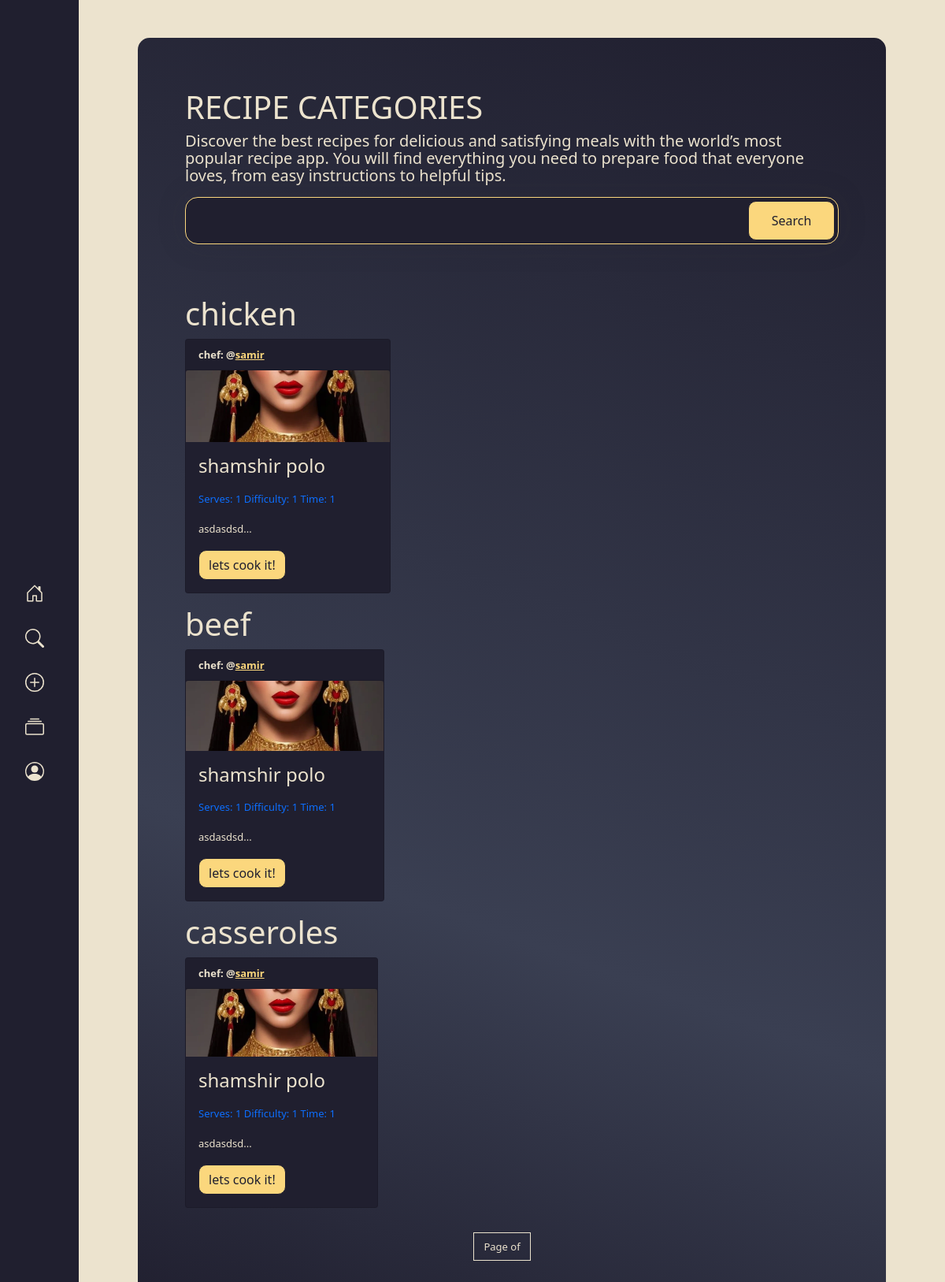
Screenshot of /cats/19/ with the database file from the repository.
### recipes/models.py (models this page shows, shortened)
class RecipeCats(models.Model):
    name = models.CharField(max_length=255)
    desc=models.TextField(null=True)
    image = ResizedImageField(size=[430, 290], quality=80,force_format='WebP',crop=['middle', 'center'], upload_to='cats_images/',default="/cats/default.jpg",blank=True, null=True)
    parent_categories = models.ForeignKey(ParentCats,on_delete=models.CASCADE)
    class Meta:
        verbose_name_plural = 'recipe categories'

class Recipe(models.Model):
    author = models.ForeignKey(User, on_delete=models.CASCADE,default=1)
    chef=models.CharField(max_length=100,default="common",help_text="recipe's chef name (e.g. Chef John)",null=True,blank=True)
    status=models.BooleanField(default=False,help_text="is this recipe ready to be published?")
    name=models.CharField(max_length=300,help_text='Recipe Name (e.g. Pasta)')
    privacy=models.BooleanField(default=False,help_text='is this recipe private?')
    date = models.DateField(auto_now_add=True)
    updated_at = models.DateTimeField(auto_now=True)
    serves = models.IntegerField(default=1 ,help_text='serves (e.g. 4 people)',null=True,blank=True)
    difficulty = models.IntegerField(default=1 ,help_text='difficulty level (e.g. Easy)',null=True,blank=True)
    timetoprepare=models.IntegerField(default=1 ,validators=[MinValueValidator(1), MaxValueValidator(1000)],help_text='time to prepare (e.g. 30 minutes)',null=True,blank=True)
    intro = models.TextField(help_text='an introduction for the recipe',blank=True)
    outro = models.TextField(help_text='add some notes for the recipe',blank=True)
    image = ResizedImageField(size=[850, 300], quality=80,force_format='WebP',crop=['middle', 'center'], upload_to='recipe_images/',default="default/default-recipe.jpg",blank=True, null=True,help_text='choose an image for the recipe')
    cat=models.ManyToManyField(RecipeCats,blank=True,help_text='Select categories for recipe (hold ctrl to select more than one recipe)')
    ingredients = models.ManyToManyField(RecipeIngredients,blank=True,help_text='Select ingredients for recipe (hold ctrl to select more than one recipe)')
    instructions = models.ManyToManyField(RecipeInstructions,blank=True,help_text='Select instructions for recipe (hold ctrl to select more than one recipe)')
    class Meta:
        verbose_name_plural = 'Recipe'

### recipes/views.py (the view)
# urls.py: path('cats/<int:pk>/', category_detail, name='category_detail'),
def category_detail(request,pk):
    category = get_object_or_404(RecipeCats,pk=pk)
    recipes = Recipe.objects.filter(cat=category ,privacy=False,status=True)
    recipe_count = Recipe.objects.filter(cat=category).count()
    related_categories = RecipeCats.objects.filter(recipe__in=recipes).exclude(pk=pk).distinct()
    parent_category = ParentCats.objects.all()
    contex={'category': category, 'recipe_list': recipes,'recipe_count':recipe_count,'related_categories':related_categories,'parent_category':parent_category}
    return render(request, 'recipes/category_detail.html', contex)

### recipes/templates/recipes/category_detail.html (shortened to what this page needs)
{% extends "base.html" %}
{% block content %}
{% load static %}
<div class="sub-content d-block container my-5" style="overflow:auto;">
  <div class="d-block  mt-3">
    <div class="search-form mt-2 mb-3 p-5">
      <h1>RECIPE CATEGORIES </h1>
      <p class="lead ">Discover the best recipes for delicious and satisfying meals with the world’s most popular
        recipe
        app. You will find everything you need to prepare food that everyone loves, from easy instructions to
        helpful
        tips.</p>
      {% include 'search_form.html' %}
    </div>
    <div class="parent  mt-2 mb-5 px-5">
      {% for cats in related_categories %}
      <h1>{{cats.name}}</h1>
      <div class="row ">
        {% for recipe in recipe_list %}
        {% if cats in recipe.cat.all %}
        <div class="col recipe-card col-sm-12 col-md-6 col-lg-4 .col-xl-3">
          <section class="card dark card">
            <div class="card-header"><strong>chef: @<a href="#">{{ recipe.author.username }}</a></strong></div>
            <img class="card-img-top img-fluid " src="{{recipe.image.url}}" alt="{{ recipe.image.name }}" width="300"
              height="100" />
            <div class="card-body">
              <h4 class="card-title">{{ recipe.name }}</h4>
              <p class="card-text">
              <div class="d-inline py-2 text-primary">Serves: {{ recipe.serves }}</div>
              <div class="d-inline py-2 text-primary">Difficulty: {{ recipe.difficulty }}</div>
              <div class="d-inline py-2 text-primary">Time: {{ recipe.timetoprepare }}</div>
              <div class="intro py-3 ">{{ recipe.intro|slice:':150' }}...</div>
              <a href="../../recipe/{{ recipe.pk }}" class="btn btn-primary">lets cook it!</a>
            </div>
          </section>
        </div>
        {% endif %}
        {% endfor %}
        {% endfor %}
      </div>
    </div>
    <div class="row">
      <nav aria-label="Page navigation ">
        <ul class="pagination pt-3 justify-content-center">
          <li class="page-item disabled">
            <a class="page-link" href="#" tabindex="-1" aria-disabled="true">Page {{ recipe_list.number }} of
              {{recipe_list.paginator.num_pages }}</a>
          </li>
        </ul>
      </nav>
    </div>
  </div>
</div>
{%endblock%}

### static/css/style.css (style rules this page uses)
:root { --grad-back: linear-gradient(200deg, rgba(32, 31, 47, 1) 0%, rgba(58, 63, 82, 1) 67%, rgba(32, 31, 47, 1) 100%); --dark-back: #201f2f; --light-back: #ece3ce; --dark-card: rgba(32, 31, 47,0.05); --dark-input: #201f2f; --light-text: #ece3ce; --dark-text: #201f2f; --recipe-color: #fbd77d; --recipe-color-2: #f97157; --recipe-green: #00e6d5; }
*, main, .content-body { margin: 0; padding: 0; }
body { font-weight: 400; -webkit-text-size-adjust: 100%; -webkit-tap-highlight-color: rgba(0, 0, 0, 0); font-family: "Poppins", Arial, sans-serif; line-height: 22px; font-size: 13px; box-sizing: border-box; position: relative; height: 50px; background-color: var(--light-back) !important; color: var(--light-text) !important; }
.sub-content { max-width: 950px !important; background: var(--grad-back) !important; border-radius: 15px; }
.btn { border-radius: 10px !important; }
.btn-primary, .nav-link.active { color: var(--dark-text) !important; background-color: var(--recipe-color) !important; border-color: var(--dark-text) !important; }
a { color: var(--recipe-color) !important; }
.page-link { color: var(--recipe-color) !important; }
.card { transition: all 0.3s ease-in-out; }
.dark { background-color: var(--dark-back) !important; }
.card-title { color: var(--light-text) }
.recipe-card { padding-right: 10px; padding-left: 10px; margin-top: 15px; margin-bottom: 15px; }
.page-item.disabled .page-link, .page-item * { color: var(--light-text) !important; background-color: var(--dark-card) !important; border-color: var(--light-text) !important; }

### rows the page displays
RecipeCats: name "chicken"
Recipe: author.username "samir", image (picture), name "shamshir polo", serves "1", difficulty "1", timetoprepare "1", intro "asdasdsd"
RecipeCats: name "beef"
RecipeCats: name "casseroles"
